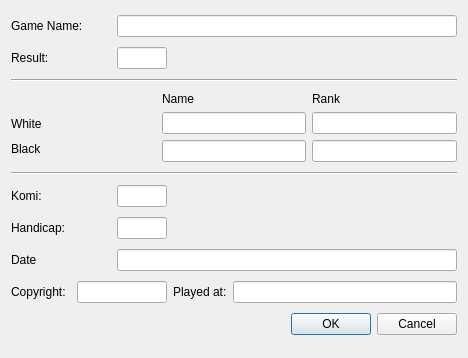
<ui version="4.0" >
 <class>GameinfoDialog</class>
 <widget class="QDialog" name="GameinfoDialog" >
  <property name="geometry" >
   <rect>
    <x>0</x>
    <y>0</y>
    <width>468</width>
    <height>358</height>
   </rect>
  </property>
  <property name="windowTitle" >
   <string>Game Information</string>
  </property>
  <layout class="QGridLayout" >
   <item row="0" column="0" colspan="3" >
    <layout class="QHBoxLayout" >
     <item>
      <widget class="QLabel" name="label_8" >
       <property name="sizePolicy" >
        <sizepolicy vsizetype="Fixed" hsizetype="Fixed" >
         <horstretch>0</horstretch>
         <verstretch>0</verstretch>
        </sizepolicy>
       </property>
       <property name="minimumSize" >
        <size>
         <width>100</width>
         <height>0</height>
        </size>
       </property>
       <property name="text" >
        <string>Game Name:</string>
       </property>
      </widget>
     </item>
     <item>
      <widget class="QLineEdit" name="gameName" >
       <property name="minimumSize" >
        <size>
         <width>200</width>
         <height>0</height>
        </size>
       </property>
       <property name="text" >
        <string/>
       </property>
      </widget>
     </item>
    </layout>
   </item>
   <item row="1" column="0" >
    <widget class="QLabel" name="label_7" >
     <property name="sizePolicy" >
      <sizepolicy vsizetype="Fixed" hsizetype="Fixed" >
       <horstretch>0</horstretch>
       <verstretch>0</verstretch>
      </sizepolicy>
     </property>
     <property name="minimumSize" >
      <size>
       <width>100</width>
       <height>0</height>
      </size>
     </property>
     <property name="text" >
      <string>Result:</string>
     </property>
    </widget>
   </item>
   <item row="1" column="1" >
    <widget class="QLineEdit" name="result" >
     <property name="maximumSize" >
      <size>
       <width>50</width>
       <height>16777215</height>
      </size>
     </property>
     <property name="text" >
      <string/>
     </property>
    </widget>
   </item>
   <item row="1" column="2" >
    <spacer>
     <property name="orientation" >
      <enum>Qt::Horizontal</enum>
     </property>
     <property name="sizeHint" >
      <size>
       <width>40</width>
       <height>20</height>
      </size>
     </property>
    </spacer>
   </item>
   <item row="2" column="0" colspan="3" >
    <widget class="Line" name="line_2" >
     <property name="orientation" >
      <enum>Qt::Horizontal</enum>
     </property>
    </widget>
   </item>
   <item row="3" column="0" colspan="3" >
    <layout class="QGridLayout" >
     <item row="0" column="0" >
      <layout class="QVBoxLayout" >
       <item>
        <spacer>
         <property name="orientation" >
          <enum>Qt::Horizontal</enum>
         </property>
         <property name="sizeHint" >
          <size>
           <width>40</width>
           <height>20</height>
          </size>
         </property>
        </spacer>
       </item>
       <item>
        <widget class="QLabel" name="label_3" >
         <property name="sizePolicy" >
          <sizepolicy vsizetype="Fixed" hsizetype="Preferred" >
           <horstretch>0</horstretch>
           <verstretch>0</verstretch>
          </sizepolicy>
         </property>
         <property name="text" >
          <string>White</string>
         </property>
        </widget>
       </item>
       <item>
        <widget class="QLabel" name="label_4" >
         <property name="sizePolicy" >
          <sizepolicy vsizetype="Fixed" hsizetype="Preferred" >
           <horstretch>0</horstretch>
           <verstretch>0</verstretch>
          </sizepolicy>
         </property>
         <property name="text" >
          <string>Black</string>
         </property>
        </widget>
       </item>
      </layout>
     </item>
     <item row="0" column="1" >
      <layout class="QVBoxLayout" >
       <item>
        <widget class="QLabel" name="label" >
         <property name="sizePolicy" >
          <sizepolicy vsizetype="Fixed" hsizetype="Preferred" >
           <horstretch>0</horstretch>
           <verstretch>0</verstretch>
          </sizepolicy>
         </property>
         <property name="text" >
          <string>Name</string>
         </property>
        </widget>
       </item>
       <item>
        <widget class="QLineEdit" name="whiteName" />
       </item>
       <item>
        <widget class="QLineEdit" name="blackName" />
       </item>
      </layout>
     </item>
     <item row="0" column="2" >
      <layout class="QVBoxLayout" >
       <item>
        <widget class="QLabel" name="label_2" >
         <property name="sizePolicy" >
          <sizepolicy vsizetype="Fixed" hsizetype="Preferred" >
           <horstretch>0</horstretch>
           <verstretch>0</verstretch>
          </sizepolicy>
         </property>
         <property name="text" >
          <string>Rank</string>
         </property>
        </widget>
       </item>
       <item>
        <widget class="QLineEdit" name="whiteRank" />
       </item>
       <item>
        <widget class="QLineEdit" name="blackRank" />
       </item>
      </layout>
     </item>
    </layout>
   </item>
   <item row="4" column="0" colspan="3" >
    <widget class="Line" name="line" >
     <property name="orientation" >
      <enum>Qt::Horizontal</enum>
     </property>
    </widget>
   </item>
   <item row="5" column="0" colspan="2" >
    <layout class="QHBoxLayout" >
     <item>
      <widget class="QLabel" name="label_5" >
       <property name="sizePolicy" >
        <sizepolicy vsizetype="Fixed" hsizetype="Fixed" >
         <horstretch>0</horstretch>
         <verstretch>0</verstretch>
        </sizepolicy>
       </property>
       <property name="minimumSize" >
        <size>
         <width>100</width>
         <height>0</height>
        </size>
       </property>
       <property name="text" >
        <string>Komi:</string>
       </property>
      </widget>
     </item>
     <item>
      <widget class="QLineEdit" name="komi" />
     </item>
    </layout>
   </item>
   <item row="5" column="2" >
    <spacer>
     <property name="orientation" >
      <enum>Qt::Horizontal</enum>
     </property>
     <property name="sizeHint" >
      <size>
       <width>40</width>
       <height>20</height>
      </size>
     </property>
    </spacer>
   </item>
   <item row="6" column="0" colspan="2" >
    <layout class="QHBoxLayout" >
     <item>
      <widget class="QLabel" name="label_6" >
       <property name="sizePolicy" >
        <sizepolicy vsizetype="Fixed" hsizetype="Fixed" >
         <horstretch>0</horstretch>
         <verstretch>0</verstretch>
        </sizepolicy>
       </property>
       <property name="minimumSize" >
        <size>
         <width>100</width>
         <height>0</height>
        </size>
       </property>
       <property name="text" >
        <string>Handicap:</string>
       </property>
      </widget>
     </item>
     <item>
      <widget class="QLineEdit" name="handicap" />
     </item>
    </layout>
   </item>
   <item row="6" column="2" >
    <spacer>
     <property name="orientation" >
      <enum>Qt::Horizontal</enum>
     </property>
     <property name="sizeHint" >
      <size>
       <width>40</width>
       <height>20</height>
      </size>
     </property>
    </spacer>
   </item>
   <item row="7" column="0" colspan="3" >
    <layout class="QHBoxLayout" >
     <item>
      <widget class="QLabel" name="label_9" >
       <property name="sizePolicy" >
        <sizepolicy vsizetype="Fixed" hsizetype="Fixed" >
         <horstretch>0</horstretch>
         <verstretch>0</verstretch>
        </sizepolicy>
       </property>
       <property name="minimumSize" >
        <size>
         <width>100</width>
         <height>0</height>
        </size>
       </property>
       <property name="text" >
        <string>Date</string>
       </property>
      </widget>
     </item>
     <item>
      <widget class="QLineEdit" name="date" >
       <property name="text" >
        <string/>
       </property>
      </widget>
     </item>
    </layout>
   </item>
   <item row="8" column="0" colspan="2" >
    <layout class="QHBoxLayout" >
     <item>
      <widget class="QLabel" name="label_11" >
       <property name="sizePolicy" >
        <sizepolicy vsizetype="Fixed" hsizetype="Fixed" >
         <horstretch>0</horstretch>
         <verstretch>0</verstretch>
        </sizepolicy>
       </property>
       <property name="minimumSize" >
        <size>
         <width>60</width>
         <height>0</height>
        </size>
       </property>
       <property name="text" >
        <string>Copyright:</string>
       </property>
      </widget>
     </item>
     <item>
      <widget class="QLineEdit" name="copyright" >
       <property name="text" >
        <string/>
       </property>
      </widget>
     </item>
    </layout>
   </item>
   <item row="8" column="2" >
    <layout class="QHBoxLayout" >
     <item>
      <widget class="QLabel" name="label_10" >
       <property name="sizePolicy" >
        <sizepolicy vsizetype="Fixed" hsizetype="Fixed" >
         <horstretch>0</horstretch>
         <verstretch>0</verstretch>
        </sizepolicy>
       </property>
       <property name="text" >
        <string>Played at:</string>
       </property>
      </widget>
     </item>
     <item>
      <widget class="QLineEdit" name="playedAt" >
       <property name="text" >
        <string/>
       </property>
      </widget>
     </item>
    </layout>
   </item>
   <item row="9" column="0" colspan="3" >
    <widget class="QDialogButtonBox" name="buttonBox" >
     <property name="orientation" >
      <enum>Qt::Horizontal</enum>
     </property>
     <property name="standardButtons" >
      <set>QDialogButtonBox::Cancel|QDialogButtonBox::NoButton|QDialogButtonBox::Ok</set>
     </property>
    </widget>
   </item>
  </layout>
 </widget>
 <resources/>
 <connections>
  <connection>
   <sender>buttonBox</sender>
   <signal>accepted()</signal>
   <receiver>GameinfoDialog</receiver>
   <slot>accept()</slot>
   <hints>
    <hint type="sourcelabel" >
     <x>248</x>
     <y>254</y>
    </hint>
    <hint type="destinationlabel" >
     <x>157</x>
     <y>274</y>
    </hint>
   </hints>
  </connection>
  <connection>
   <sender>buttonBox</sender>
   <signal>rejected()</signal>
   <receiver>GameinfoDialog</receiver>
   <slot>reject()</slot>
   <hints>
    <hint type="sourcelabel" >
     <x>316</x>
     <y>260</y>
    </hint>
    <hint type="destinationlabel" >
     <x>286</x>
     <y>274</y>
    </hint>
   </hints>
  </connection>
 </connections>
</ui>
